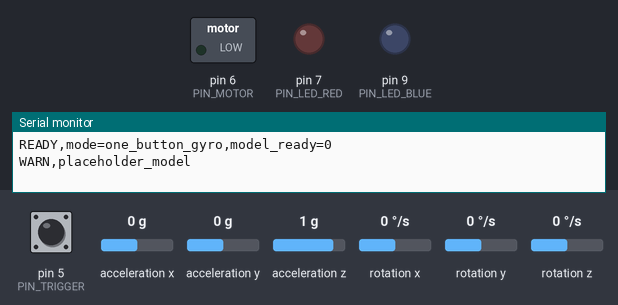
A sketch run on a simulated SparkFun Pro Micro, built with avr-gcc and run on an emulated ATmega32U4. Parts: switched loads named in the sketch (green lamp = pin HIGH), output pins drawn as LEDs (lit = HIGH), the last lines printed to the serial monitor. The test bench sets the inputs (shaded band); at power-on: pin 5 (PIN_TRIGGER) HIGH, acceleration x 0 g, acceleration y 0 g, acceleration z 1 g, rotation x 0 °/s, rotation y 0 °/s, rotation z 0 °/s.

Above: at 4.2 s.
4.3 s: pin 5 (PIN_TRIGGER) pulled LOW for 0.15 s
At 4.37 s:
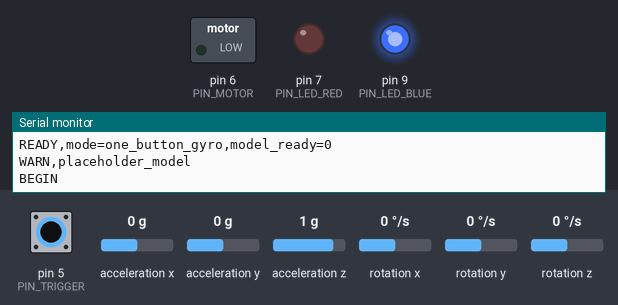
5.9 s: pin 5 (PIN_TRIGGER) pulled LOW for 1 s
At 6.91 s:
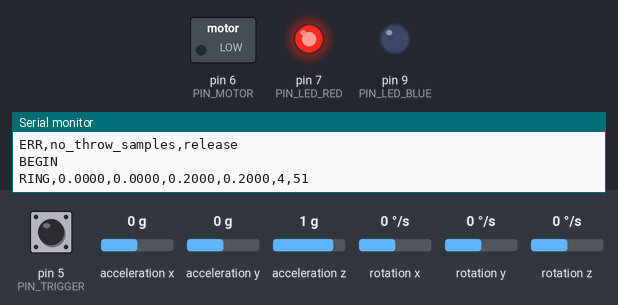
8.4 s: pin 5 (PIN_TRIGGER) pulled LOW for 3.2 s
At 9.2 s:
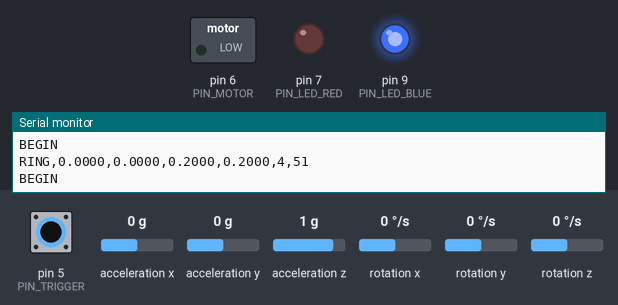
Timing chart, 0 to 12.5 s (numbered marks = the images above; inputs shaded):
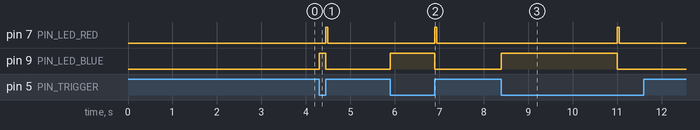

Measured:
- after the input at 4.3 s, pin 7 (PIN_LED_RED): LOW → HIGH after 0.15 s, → LOW 0.05 s later; pin 9 (PIN_LED_BLUE): LOW → HIGH at once, → LOW 0.15 s later
- after the input at 5.9 s, pin 7 (PIN_LED_RED): LOW → HIGH after 1.0 s, → LOW 0.05 s later; pin 9 (PIN_LED_BLUE): LOW → HIGH at once, → LOW 1.0 s later
- after the input at 8.4 s, pin 7 (PIN_LED_RED): LOW → HIGH after 2.6 s, → LOW 0.05 s later; pin 9 (PIN_LED_BLUE): LOW → HIGH at once, → LOW 2.6 s later

The sketch:

ringtoss_inference.ino
```cpp
// =====================================================================
// CCC2026 電子工作班 - バーチャル輪投げ 推論ファーム
// =====================================================================
// 対象:
//   Arduino Pro Micro 5V/16MHz + MPU6050
//
// 使い方:
//   1. tools/ringtoss_train.py で生成した ringtoss_model_coefficients.h を
//      このスケッチフォルダの同名ファイルへ上書きする
//   2. Pro Micro に書き込む
//   3. D5ボタンを押したまま手前に引き、前に振り、振り終わったら離す
//
// 出力:
//   RING,<vx>,<vy>,<vz>,<strength>,<class_id>,<samples>
// =====================================================================

#include <Wire.h>
#include <MPU6050_tockn.h>
#include "ringtoss_model_coefficients.h"

MPU6050 mpu6050(Wire);

const uint8_t PIN_TRIGGER = 5;
const uint8_t PIN_MOTOR = 6;
const uint8_t PIN_LED_RED = 7;
const uint8_t PIN_LED_BLUE = 9;

const uint16_t SAMPLE_RATE_HZ = 100;
const uint16_t BASELINE_MS = 500;
const uint16_t MAX_CAPTURE_MS = 2600;
const uint32_t SAMPLE_INTERVAL_US = 1000000UL / SAMPLE_RATE_HZ;

enum CaptureState {
  STATE_IDLE,
  STATE_CAPTURING
};

struct CaptureStats {
  float baseGx;
  float baseGy;
  float baseGz;
  float sumBaseGx;
  float sumBaseGy;
  float sumBaseGz;
  uint16_t baselineCount;
  bool baselineReady;

  uint16_t throwCount;
  uint32_t throwStartMs;
  uint32_t lastThrowMs;
  uint32_t prevThrowMs;

  float peakGyro;
  float peakGx;
  float peakGy;
  float peakGz;
  uint32_t peakMs;

  float sumGx;
  float sumGy;
  float sumGz;
  float intGx;
  float intGy;
  float intGz;
  float maxGx;
  float maxGy;
  float maxGz;
  float minGx;
  float minGy;
  float minGz;
};

CaptureState captureState = STATE_IDLE;
CaptureStats stats;

uint32_t captureStartMs = 0;
uint32_t lastSampleUs = 0;
bool lastTriggerDown = false;

void setup() {
  pinMode(PIN_TRIGGER, INPUT_PULLUP);
  pinMode(PIN_MOTOR, OUTPUT);
  pinMode(PIN_LED_RED, OUTPUT);
  pinMode(PIN_LED_BLUE, OUTPUT);

  digitalWrite(PIN_MOTOR, LOW);
  digitalWrite(PIN_LED_RED, LOW);
  digitalWrite(PIN_LED_BLUE, LOW);

  Serial.begin(115200);
  while (!Serial) {
    ;
  }

  Wire.begin();
  mpu6050.begin();
  mpu6050.calcGyroOffsets(false);

  Serial.print("READY,mode=one_button_gyro,model_ready=");
  Serial.println(RINGTOSS_MODEL_READY);
  if (!RINGTOSS_MODEL_READY) {
    Serial.println("WARN,placeholder_model");
  }
}

void loop() {
  mpu6050.update();

  const bool triggerDown = digitalRead(PIN_TRIGGER) == LOW;

  if (captureState == STATE_IDLE) {
    if (triggerDown && !lastTriggerDown) {
      beginCapture();
    }
  } else {
    captureLoop(triggerDown);
  }

  lastTriggerDown = triggerDown;
}

void beginCapture() {
  resetStats();
  captureStartMs = millis();
  lastSampleUs = micros();
  captureState = STATE_CAPTURING;

  digitalWrite(PIN_LED_BLUE, HIGH);
  digitalWrite(PIN_LED_RED, LOW);
  Serial.println("BEGIN");
}

void captureLoop(bool triggerDown) {
  const uint32_t elapsedMs = millis() - captureStartMs;

  while ((uint32_t)(micros() - lastSampleUs) >= SAMPLE_INTERVAL_US) {
    lastSampleUs += SAMPLE_INTERVAL_US;
    updateStats();
  }

  if (!triggerDown) {
    finishPrediction("release");
    return;
  }

  if (elapsedMs >= MAX_CAPTURE_MS) {
    finishPrediction("timeout");
  }
}

void resetStats() {
  stats.baseGx = 0.0f;
  stats.baseGy = 0.0f;
  stats.baseGz = 0.0f;
  stats.sumBaseGx = 0.0f;
  stats.sumBaseGy = 0.0f;
  stats.sumBaseGz = 0.0f;
  stats.baselineCount = 0;
  stats.baselineReady = false;

  stats.throwCount = 0;
  stats.throwStartMs = 0;
  stats.lastThrowMs = 0;
  stats.prevThrowMs = 0;

  stats.peakGyro = 0.0f;
  stats.peakGx = 0.0f;
  stats.peakGy = 0.0f;
  stats.peakGz = 0.0f;
  stats.peakMs = 0;

  stats.sumGx = 0.0f;
  stats.sumGy = 0.0f;
  stats.sumGz = 0.0f;
  stats.intGx = 0.0f;
  stats.intGy = 0.0f;
  stats.intGz = 0.0f;
  stats.maxGx = -100000.0f;
  stats.maxGy = -100000.0f;
  stats.maxGz = -100000.0f;
  stats.minGx = 100000.0f;
  stats.minGy = 100000.0f;
  stats.minGz = 100000.0f;
}

void updateStats() {
  const uint32_t elapsedMs = millis() - captureStartMs;
  const float rawGx = mpu6050.getGyroX();
  const float rawGy = mpu6050.getGyroY();
  const float rawGz = mpu6050.getGyroZ();

  if (elapsedMs <= BASELINE_MS) {
    stats.sumBaseGx += rawGx;
    stats.sumBaseGy += rawGy;
    stats.sumBaseGz += rawGz;
    stats.baselineCount++;
    return;
  }

  if (!stats.baselineReady) {
    finalizeBaseline();
  }

  const float gx = rawGx - stats.baseGx;
  const float gy = rawGy - stats.baseGy;
  const float gz = rawGz - stats.baseGz;
  const float gyroMag = sqrt(gx * gx + gy * gy + gz * gz);

  float dt = 0.0f;
  if (stats.throwCount == 0) {
    stats.throwStartMs = elapsedMs;
  } else {
    dt = (elapsedMs - stats.prevThrowMs) / 1000.0f;
  }
  stats.prevThrowMs = elapsedMs;
  stats.lastThrowMs = elapsedMs;
  stats.throwCount++;

  if (gyroMag > stats.peakGyro) {
    stats.peakGyro = gyroMag;
    stats.peakGx = gx;
    stats.peakGy = gy;
    stats.peakGz = gz;
    stats.peakMs = elapsedMs;
  }

  stats.sumGx += gx;
  stats.sumGy += gy;
  stats.sumGz += gz;
  stats.intGx += gx * dt;
  stats.intGy += gy * dt;
  stats.intGz += gz * dt;
  stats.maxGx = max(stats.maxGx, gx);
  stats.maxGy = max(stats.maxGy, gy);
  stats.maxGz = max(stats.maxGz, gz);
  stats.minGx = min(stats.minGx, gx);
  stats.minGy = min(stats.minGy, gy);
  stats.minGz = min(stats.minGz, gz);
}

void finalizeBaseline() {
  const float n = stats.baselineCount > 0 ? (float)stats.baselineCount : 1.0f;
  stats.baseGx = stats.sumBaseGx / n;
  stats.baseGy = stats.sumBaseGy / n;
  stats.baseGz = stats.sumBaseGz / n;
  stats.baselineReady = true;
}

void finishPrediction(const char *reason) {
  if (!stats.baselineReady) {
    finalizeBaseline();
  }

  if (stats.throwCount == 0) {
    Serial.print("ERR,no_throw_samples,");
    Serial.println(reason);
    stopCaptureIndicators();
    captureState = STATE_IDLE;
    return;
  }

  float features[RINGTOSS_FEATURE_COUNT];
  buildFeatureVector(features);

  float vx = 0.0f;
  float vy = 0.0f;
  float vz = 0.0f;
  float strength = 0.0f;
  uint8_t classId = 4;

#if RINGTOSS_MODEL_READY
  classId = predictClass(features);
  predictVector(features, &vx, &vy, &vz, &strength);
#else
  predictFallback(features, &vx, &vy, &vz, &strength, &classId);
#endif

  Serial.print("RING,");
  printFloat(vx);
  Serial.print(",");
  printFloat(vy);
  Serial.print(",");
  printFloat(vz);
  Serial.print(",");
  printFloat(strength);
  Serial.print(",");
  Serial.print(classId);
  Serial.print(",");
  Serial.println(stats.throwCount);

  stopCaptureIndicators();
  captureState = STATE_IDLE;
}

void stopCaptureIndicators() {
  digitalWrite(PIN_LED_BLUE, LOW);
  digitalWrite(PIN_LED_RED, HIGH);
  delay(45);
  digitalWrite(PIN_LED_RED, LOW);
}

void buildFeatureVector(float *features) {
  const float durationS = max((stats.lastThrowMs - stats.throwStartMs) / 1000.0f, 0.01f);
  const float n = stats.throwCount > 0 ? (float)stats.throwCount : 1.0f;
  const float releaseTS = max((stats.peakMs - stats.throwStartMs) / 1000.0f, 0.0f);
  const float releaseRatio = clampFloat(releaseTS / durationS, 0.0f, 1.0f);

  features[0] = durationS;
  features[1] = n / 100.0f;
  features[2] = releaseTS;
  features[3] = releaseRatio;
  features[4] = stats.peakGyro;
  features[5] = stats.peakGx;
  features[6] = stats.peakGy;
  features[7] = stats.peakGz;
  features[8] = stats.sumGx / n;
  features[9] = stats.sumGy / n;
  features[10] = stats.sumGz / n;
  features[11] = stats.intGx;
  features[12] = stats.intGy;
  features[13] = stats.intGz;
  features[14] = stats.maxGx;
  features[15] = stats.maxGy;
  features[16] = stats.maxGz;
  features[17] = stats.minGx;
  features[18] = stats.minGy;
  features[19] = stats.minGz;
}

uint8_t predictClass(const float *features) {
  float bestScore = -1000000.0f;
  uint8_t bestClass = 4;

  for (uint8_t cls = 0; cls < RINGTOSS_CLASS_COUNT; cls++) {
    float score = RINGTOSS_CLASS_INTERCEPT[cls];
    for (uint8_t i = 0; i < RINGTOSS_FEATURE_COUNT; i++) {
      const float normalized = (features[i] - RINGTOSS_FEATURE_MEAN[i]) / RINGTOSS_FEATURE_SCALE[i];
      score += RINGTOSS_CLASS_COEF[cls][i] * normalized;
    }
    if (score > bestScore) {
      bestScore = score;
      bestClass = cls;
    }
  }

  return bestClass;
}

void predictVector(const float *features, float *vx, float *vy, float *vz, float *strength) {
  float outputs[RINGTOSS_VECTOR_OUTPUT_COUNT];
  for (uint8_t out = 0; out < RINGTOSS_VECTOR_OUTPUT_COUNT; out++) {
    float value = RINGTOSS_VECTOR_INTERCEPT[out];
    for (uint8_t i = 0; i < RINGTOSS_FEATURE_COUNT; i++) {
      const float normalized = (features[i] - RINGTOSS_FEATURE_MEAN[i]) / RINGTOSS_FEATURE_SCALE[i];
      value += RINGTOSS_VECTOR_COEF[out][i] * normalized;
    }
    outputs[out] = value;
  }

  *vx = outputs[0];
  *vy = outputs[1];
  *vz = outputs[2];
  *strength = outputs[3];
}

void predictFallback(const float *features, float *vx, float *vy, float *vz, float *strength, uint8_t *classId) {
  *vx = clampFloat(features[12] * 0.04f + features[6] * 0.01f, -3.0f, 3.0f);
  *vy = clampFloat(-features[11] * 0.04f - features[5] * 0.01f, -3.0f, 3.0f);
  *vz = max(0.2f, features[4] * 0.02f);
  *strength = sqrt((*vx) * (*vx) + (*vy) * (*vy) + (*vz) * (*vz));

  const uint8_t col = *vx < -0.35f ? 0 : (*vx > 0.35f ? 2 : 1);
  const uint8_t row = *vy > 0.35f ? 0 : (*vy < -0.35f ? 2 : 1);
  *classId = row * 3 + col;
}

float clampFloat(float value, float low, float high) {
  if (value < low) return low;
  if (value > high) return high;
  return value;
}

void printFloat(float value) {
  Serial.print(value, 4);
}
```

ringtoss_model_coefficients.h
```cpp
#ifndef RINGTOSS_MODEL_COEFFICIENTS_H
#define RINGTOSS_MODEL_COEFFICIENTS_H

// Placeholder model for compile-time testing.
// Replace this file with the header generated by tools/ringtoss_train.py.

#define RINGTOSS_MODEL_READY 0

const uint8_t RINGTOSS_FEATURE_COUNT = 20;
const uint8_t RINGTOSS_CLASS_COUNT = 9;
const uint8_t RINGTOSS_VECTOR_OUTPUT_COUNT = 4;

const float RINGTOSS_FEATURE_MEAN[RINGTOSS_FEATURE_COUNT] = {0.0f};

const float RINGTOSS_FEATURE_SCALE[RINGTOSS_FEATURE_COUNT] = {
  1.0f, 1.0f, 1.0f, 1.0f, 1.0f, 1.0f, 1.0f, 1.0f, 1.0f, 1.0f,
  1.0f, 1.0f, 1.0f, 1.0f, 1.0f, 1.0f, 1.0f, 1.0f, 1.0f, 1.0f
};

const float RINGTOSS_CLASS_INTERCEPT[RINGTOSS_CLASS_COUNT] = {0.0f};
const float RINGTOSS_CLASS_COEF[RINGTOSS_CLASS_COUNT][RINGTOSS_FEATURE_COUNT] = {{0.0f}};

const float RINGTOSS_VECTOR_INTERCEPT[RINGTOSS_VECTOR_OUTPUT_COUNT] = {
  0.0f, 0.0f, 1.0f, 1.0f
};
const float RINGTOSS_VECTOR_COEF[RINGTOSS_VECTOR_OUTPUT_COUNT][RINGTOSS_FEATURE_COUNT] = {{0.0f}};

#endif
```
